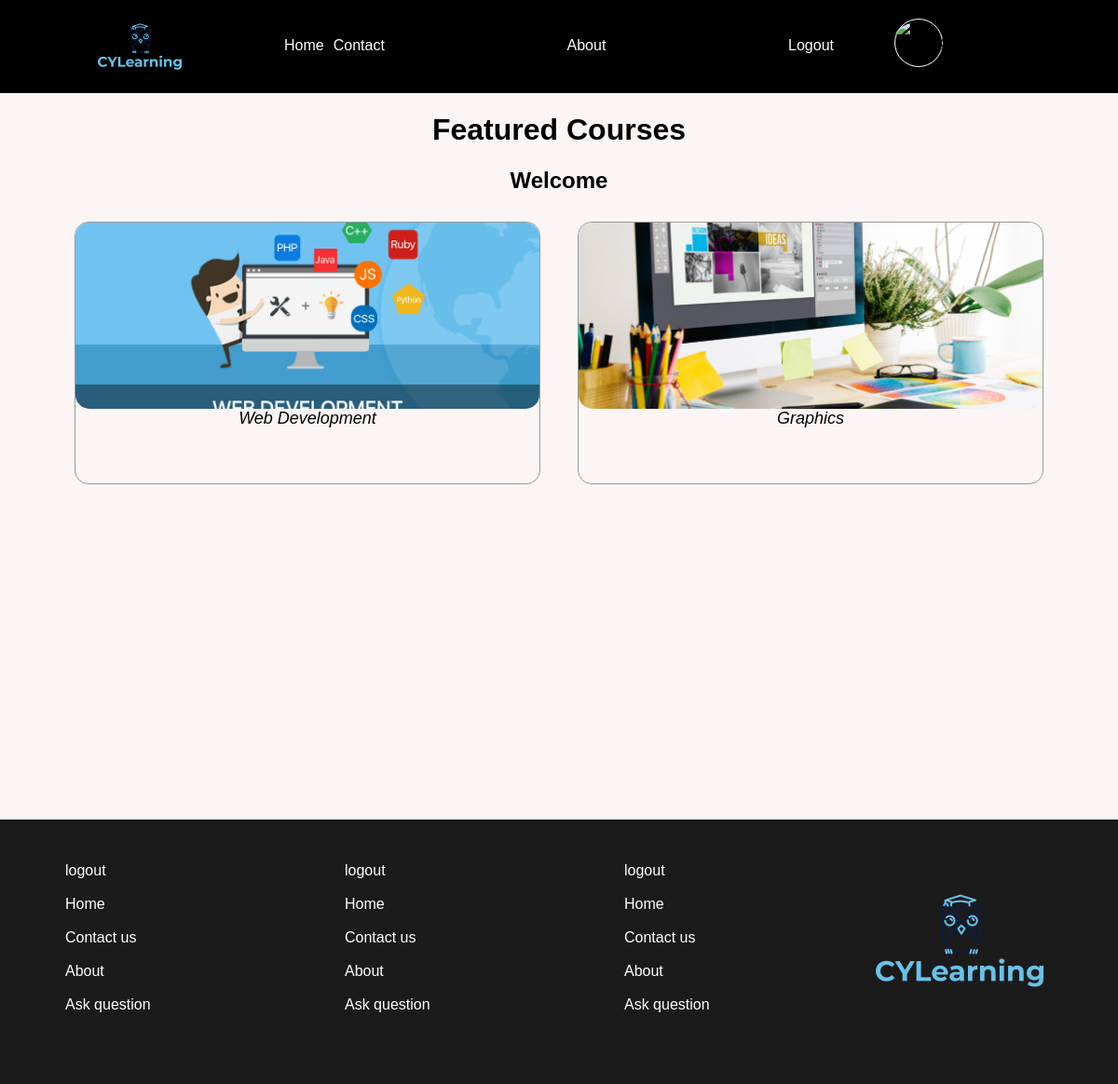
The app's page /newhome.php with its own data.
### tables this page shows
CREATE TABLE `course` (
  `id` int(11) NOT NULL,
  `courseId` int(11) NOT NULL,
  `courseName` varchar(128) NOT NULL,
  `courseHours` int(8) NOT NULL,
  `courseInstructor` text NOT NULL,
  `price` varchar(11) NOT NULL,
  `description` text NOT NULL,
  `tinydesc` text NOT NULL,
  `image` varchar(512) NOT NULL
);

### newhome.php (the view, shortened to what this page needs)
     <?php
include ("includes/header.php");
?><h1 class="course-heading">Featured Courses</h1>
<h2 class="course-heading"><?php  echo "Welcome ". $_SESSION["name"] ."<br>";  ?></h2>
<div class="all-courses">
<?php
$server = "localhost";
$username = "root";
$password = "";
$db = "mydb";
$conn = mysqli_connect($server,$username,$password,$db);
 $Query = "SELECT * FROM course";
    $ExecQuery = MySQLi_query($conn, $Query);
   if ($ExecQuery->num_rows > 0)
  {
    while($row = $ExecQuery->fetch_assoc())
    {
        $courseid = $row['id'];
?>
        <div class="course" onclick='window.location.href="course.php?id=<?php echo $courseid; ?>"'>
            <div class="course-bg">
                <img src="<?php echo $row['image'];?>" alt="course">
            </div>
            <div class="course-details">
   <?php     echo'<i>'.$row["courseName"].'</i>';?>
                <br>
            </div>
        </div>
  <?php
    }
}
?>  </div>
<?php include ("includes/footer.php"); ?>

### stylenew.css (style rules this page uses)
body { margin: 0; background-color: #fcf5f5; font-family: 'Montserrat', sans-serif; box-sizing: border-box; }
.all-courses { width: 90%; height: 500px; margin: 0 auto; padding: 10px; display: flex; }
.course-heading { text-align: center; }
.course { width: 200px; height: 280px; border-radius: 15px; border: 1px solid #999; flex: 1; text-align: center; margin: 0 20px; cursor: pointer; }
.course-bg { width: 100%; height: 200px; object-fit: cover; }
.course-bg img { width: 100%; height: 100%; object-fit: cover; border-radius: 15px; }
.course-details i { font-size: 18px; }

### records on screen
course: image (picture), courseName "Web Development"
course: image (picture), courseName "Graphics"
